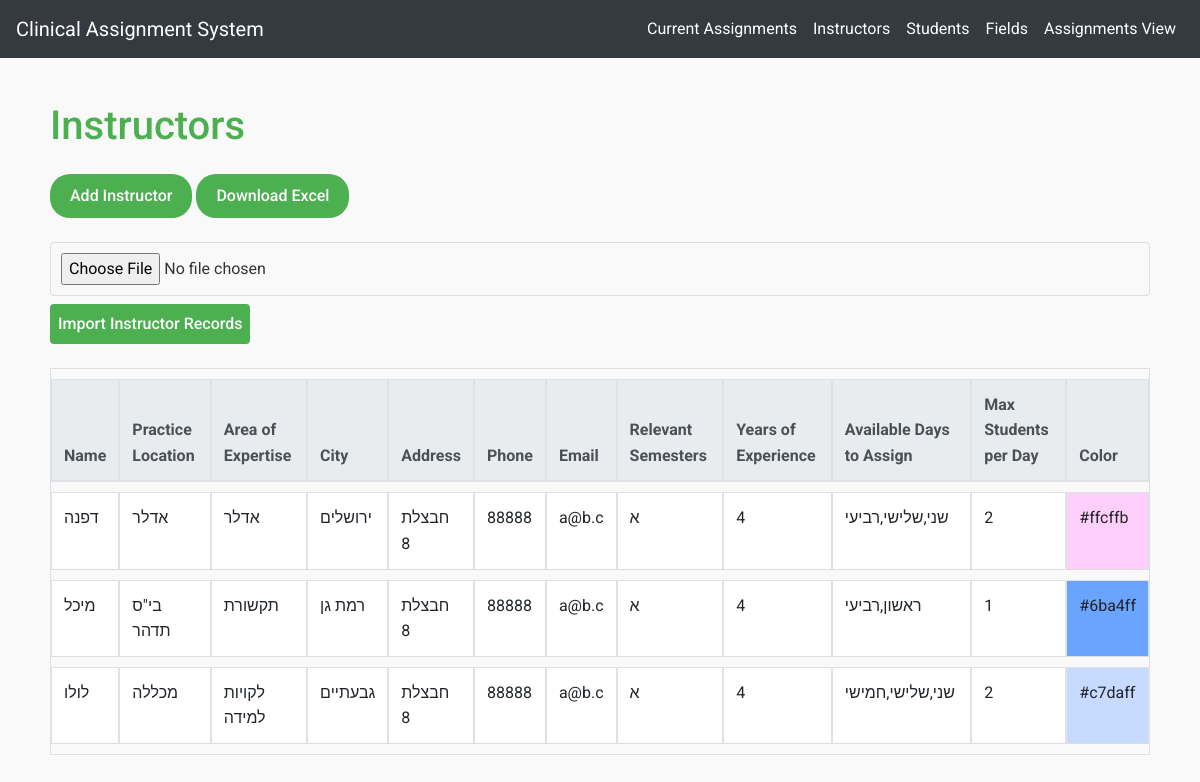
Page /instructors on the committed database.
### app/models.py (models this page shows)
class ClinicalInstructor(db.Model):
    id = db.Column(db.Integer, primary_key=True)
    name = db.Column(db.String(100), nullable=False)
    practice_location = db.Column(db.String(100), nullable=False)
    area_of_expertise_id = db.Column(db.Integer, db.ForeignKey('field.id'), nullable=False)
    area_of_expertise = db.relationship('Field', backref='instructors')
    city = db.Column(db.String(100), nullable=False)
    address = db.Column(db.String(100), nullable=False)
    phone = db.Column(db.String(20), nullable=False)
    email = db.Column(db.String(100), nullable=False)
    relevant_semesters = db.Column(db.String(100), nullable=False)
    years_of_experience = db.Column(db.Integer, nullable=False)
    available_days_to_assign = db.Column(db.String(100), nullable=False)
    max_students_per_day = db.Column(db.Integer, nullable=False)
    color = db.Column(db.String(7), nullable=False, default='#FFFFFF')  # Default to white

class Field(db.Model):
    id = db.Column(db.Integer, primary_key=True)
    name = db.Column(db.String(100), unique=True, nullable=False)

### app/routes.py (the view)
@bp.route('/instructors')
def instructors_view():
    instructors = ClinicalInstructor.query.all()
    return render_template('instructors.html', instructors=instructors)

### app/templates/instructors.html
{% extends "base.html" %}
{% block content %}
<h1 class="mb-4">Instructors</h1>
<a href="{{ url_for('main.add_instructor') }}" class="btn btn-primary mb-4">Add Instructor</a>
<a href="{{ url_for('main.download_instructors') }}" class="btn btn-success mb-4">Download Excel</a>
<form action="{{ url_for('main.upload_instructors') }}" method="post" enctype="multipart/form-data" class="mb-4">
    <input type="file" name="file" class="form-control-file mb-2" required>
    <button type="submit" class="btn btn-warning">Import Instructor Records</button>
</form>
<table class="table table-bordered">
    <thead class="thead-light">
        <tr>
            <th>Name</th>
            <th>Practice Location</th>
            <th>Area of Expertise</th>
            <th>City</th>
            <th>Address</th>
            <th>Phone</th>
            <th>Email</th>
            <th>Relevant Semesters</th>
            <th>Years of Experience</th>
            <th>Available Days to Assign</th>
            <th>Max Students per Day</th>
            <th>Color</th>
        </tr>
    </thead>
    <tbody>
        {% for instructor in instructors %}
        <tr>
            <td>{{ instructor.name }}</td>
            <td>{{ instructor.practice_location }}</td>
            <td>{{ instructor.area_of_expertise.name }}</td>
            <td>{{ instructor.city }}</td>
            <td>{{ instructor.address }}</td>
            <td>{{ instructor.phone }}</td>
            <td>{{ instructor.email }}</td>
            <td>{{ instructor.relevant_semesters }}</td>
            <td>{{ instructor.years_of_experience }}</td>
            <td>{{ instructor.available_days_to_assign }}</td>
            <td>{{ instructor.max_students_per_day }}</td>
            <td style="background-color: {{ instructor.color }};">{{ instructor.color }}</td>
        </tr>
        {% endfor %}
    </tbody>
</table>
{% endblock %}

### app/static/css/styles.css (style rules this page uses)
:root { --primary-color: #4CAF50; --secondary-color: #FFC107; --light-gray: #f2f2f2; --white: #ffffff; --light-green: lightgreen; --light-coral: lightcoral; }
body { font-family: 'Roboto', sans-serif; background-color: #F9F9F9; color: #333333; margin: 0; padding: 0; line-height: 1.6; }
h1, h2, h3 { color: var(--primary-color); font-weight: 500; }
.table { margin-bottom: 20px; border-collapse: separate; border-spacing: 0 10px; }
.table th, .table td { padding: 12px; text-align: left; background-color: var(--white); border-bottom: 1px solid #dddddd; }
.table thead { background-color: var(--primary-color); color: var(--white); }
button, .btn { background-color: var(--primary-color) !important; color: var(--white) !important; border-radius: 20px; padding: 10px 20px; font-weight: 500; transition: background-color 0.3s ease; border: none; }
form button.btn { display: block; padding: 0.5rem; margin: 0; border: none; background-color: #dc3545; color: white; text-align: center; border-radius: 0.25rem; cursor: pointer; transition: background-color 0.3s; }
form { margin: 0; padding: 0; }
input[type="text"], input[type="number"], select, input[type="email"], input[type="file"], .form-control { width: 100%; padding: 10px; margin-bottom: 10px; border: 1px solid #dddddd; border-radius: 4px; }

### rows in the picture
ClinicalInstructor: name "דפנה", practice_location "אדלר", area_of_expertise.name "אדלר", city "ירושלים", address "חבצלת 8", phone "88888", email "a@b.c", relevant_semesters "א", years_of_experience "4", available_days_to_assign "שני,שלישי,רביעי", max_students_per_day "2", color "#ffcffb"
ClinicalInstructor: name "מיכל", practice_location "בי\"ס תדהר", area_of_expertise.name "תקשורת", city "רמת גן", address "חבצלת 8", phone "88888", email "a@b.c", relevant_semesters "א", years_of_experience "4", available_days_to_assign "ראשון,רביעי", max_students_per_day "1", color "#6ba4ff"
ClinicalInstructor: name "לולו", practice_location "מכללה", area_of_expertise.name "לקויות למידה", city "גבעתיים", address "חבצלת 8", phone "88888", email "a@b.c", relevant_semesters "א", years_of_experience "4", available_days_to_assign "שני,שלישי,חמישי", max_students_per_day "2", color "#c7daff"
